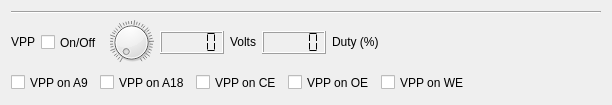
           <widget class="QFrame" name="frameVpp">
            <property name="frameShape">
             <enum>QFrame::NoFrame</enum>
            </property>
            <property name="frameShadow">
             <enum>QFrame::Plain</enum>
            </property>
            <layout class="QVBoxLayout" name="verticalLayout_5">
             <item>
              <widget class="Line" name="line_4">
               <property name="sizePolicy">
                <sizepolicy hsizetype="Fixed" vsizetype="Fixed">
                 <horstretch>0</horstretch>
                 <verstretch>0</verstretch>
                </sizepolicy>
               </property>
               <property name="minimumSize">
                <size>
                 <width>590</width>
                 <height>0</height>
                </size>
               </property>
               <property name="maximumSize">
                <size>
                 <width>590</width>
                 <height>16777215</height>
                </size>
               </property>
               <property name="orientation">
                <enum>Qt::Horizontal</enum>
               </property>
              </widget>
             </item>
             <item>
              <layout class="QHBoxLayout" name="horizontalLayout_8">
               <item>
                <widget class="QLabel" name="labelVpp">
                 <property name="sizePolicy">
                  <sizepolicy hsizetype="Minimum" vsizetype="Fixed">
                   <horstretch>0</horstretch>
                   <verstretch>0</verstretch>
                  </sizepolicy>
                 </property>
                 <property name="text">
                  <string notr="true">VPP</string>
                 </property>
                </widget>
               </item>
               <item>
                <widget class="QCheckBox" name="checkBoxVppCtrl">
                 <property name="sizePolicy">
                  <sizepolicy hsizetype="Minimum" vsizetype="Fixed">
                   <horstretch>0</horstretch>
                   <verstretch>0</verstretch>
                  </sizepolicy>
                 </property>
                 <property name="minimumSize">
                  <size>
                   <width>0</width>
                   <height>23</height>
                  </size>
                 </property>
                 <property name="text">
                  <string>On/Off</string>
                 </property>
                </widget>
               </item>
               <item>
                <widget class="QDial" name="dialVpp">
                 <property name="sizePolicy">
                  <sizepolicy hsizetype="Fixed" vsizetype="Fixed">
                   <horstretch>0</horstretch>
                   <verstretch>0</verstretch>
                  </sizepolicy>
                 </property>
                 <property name="minimumSize">
                  <size>
                   <width>45</width>
                   <height>45</height>
                  </size>
                 </property>
                 <property name="maximumSize">
                  <size>
                   <width>45</width>
                   <height>45</height>
                  </size>
                 </property>
                 <property name="maximum">
                  <number>300</number>
                 </property>
                 <property name="value">
                  <number>0</number>
                 </property>
                 <property name="sliderPosition">
                  <number>0</number>
                 </property>
                 <property name="orientation">
                  <enum>Qt::Horizontal</enum>
                 </property>
                 <property name="invertedAppearance">
                  <bool>false</bool>
                 </property>
                 <property name="invertedControls">
                  <bool>false</bool>
                 </property>
                 <property name="wrapping">
                  <bool>false</bool>
                 </property>
                 <property name="notchTarget">
                  <double>7.700000000000000</double>
                 </property>
                 <property name="notchesVisible">
                  <bool>true</bool>
                 </property>
                </widget>
               </item>
               <item>
                <widget class="QLCDNumber" name="lcdNumberVpp">
                 <property name="sizePolicy">
                  <sizepolicy hsizetype="Minimum" vsizetype="Fixed">
                   <horstretch>0</horstretch>
                   <verstretch>0</verstretch>
                  </sizepolicy>
                 </property>
                 <property name="minimumSize">
                  <size>
                   <width>0</width>
                   <height>23</height>
                  </size>
                 </property>
                 <property name="segmentStyle">
                  <enum>QLCDNumber::Flat</enum>
                 </property>
                </widget>
               </item>
               <item>
                <widget class="QLabel" name="labelVppVolts">
                 <property name="sizePolicy">
                  <sizepolicy hsizetype="Minimum" vsizetype="Fixed">
                   <horstretch>0</horstretch>
                   <verstretch>0</verstretch>
                  </sizepolicy>
                 </property>
                 <property name="text">
                  <string>Volts</string>
                 </property>
                </widget>
               </item>
               <item>
                <widget class="QLCDNumber" name="lcdNumberVppDuty">
                 <property name="sizePolicy">
                  <sizepolicy hsizetype="Minimum" vsizetype="Fixed">
                   <horstretch>0</horstretch>
                   <verstretch>0</verstretch>
                  </sizepolicy>
                 </property>
                 <property name="minimumSize">
                  <size>
                   <width>0</width>
                   <height>23</height>
                  </size>
                 </property>
                 <property name="segmentStyle">
                  <enum>QLCDNumber::Flat</enum>
                 </property>
                </widget>
               </item>
               <item>
                <widget class="QLabel" name="labelVppDuty">
                 <property name="sizePolicy">
                  <sizepolicy hsizetype="Minimum" vsizetype="Fixed">
                   <horstretch>0</horstretch>
                   <verstretch>0</verstretch>
                  </sizepolicy>
                 </property>
                 <property name="text">
                  <string>Duty (%)</string>
                 </property>
                </widget>
               </item>
               <item>
                <spacer name="horizontalSpacer_4">
                 <property name="orientation">
                  <enum>Qt::Horizontal</enum>
                 </property>
                 <property name="sizeHint" stdset="0">
                  <size>
                   <width>40</width>
                   <height>20</height>
                  </size>
                 </property>
                </spacer>
               </item>
              </layout>
             </item>
             <item>
              <layout class="QHBoxLayout" name="horizontalLayout_7">
               <item>
                <widget class="QCheckBox" name="checkBoxVppOnA9">
                 <property name="minimumSize">
                  <size>
                   <width>80</width>
                   <height>23</height>
                  </size>
                 </property>
                 <property name="text">
                  <string notr="true">VPP on A9</string>
                 </property>
                </widget>
               </item>
               <item>
                <widget class="QCheckBox" name="checkBoxVppOnA18">
                 <property name="minimumSize">
                  <size>
                   <width>80</width>
                   <height>23</height>
                  </size>
                 </property>
                 <property name="text">
                  <string notr="true">VPP on A18</string>
                 </property>
                </widget>
               </item>
               <item>
                <widget class="QCheckBox" name="checkBoxVppOnCE">
                 <property name="minimumSize">
                  <size>
                   <width>80</width>
                   <height>23</height>
                  </size>
                 </property>
                 <property name="text">
                  <string notr="true">VPP on CE</string>
                 </property>
                </widget>
               </item>
               <item>
                <widget class="QCheckBox" name="checkBoxVppOnOE">
                 <property name="minimumSize">
                  <size>
                   <width>80</width>
                   <height>23</height>
                  </size>
                 </property>
                 <property name="text">
                  <string notr="true">VPP on OE</string>
                 </property>
                </widget>
               </item>
               <item>
                <widget class="QCheckBox" name="checkBoxVppOnWE">
                 <property name="minimumSize">
                  <size>
                   <width>80</width>
                   <height>23</height>
                  </size>
                 </property>
                 <property name="text">
                  <string notr="true">VPP on WE</string>
                 </property>
                </widget>
               </item>
               <item>
                <spacer name="horizontalSpacer_3">
                 <property name="orientation">
                  <enum>Qt::Horizontal</enum>
                 </property>
                 <property name="sizeHint" stdset="0">
                  <size>
                   <width>40</width>
                   <height>20</height>
                  </size>
                 </property>
                </spacer>
               </item>
              </layout>
             </item>
            </layout>
           </widget>
